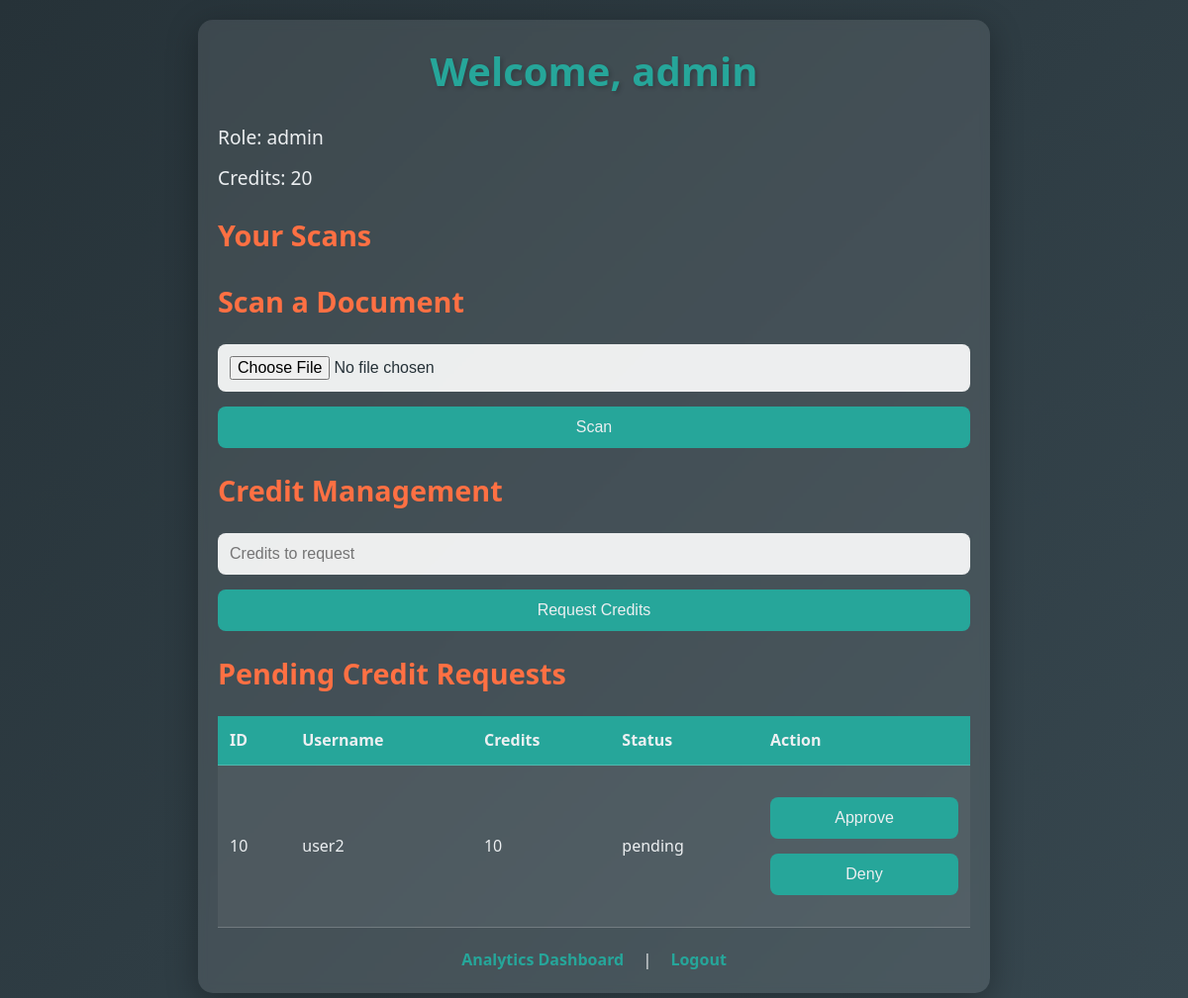
The page / (signed in) on the database its author committed.
### tables this page shows
CREATE TABLE users (
        id INTEGER PRIMARY KEY AUTOINCREMENT,
        username TEXT UNIQUE NOT NULL,
        password TEXT NOT NULL,
        role TEXT DEFAULT 'user',
        credits INTEGER DEFAULT 20,
        last_reset TEXT
    );

CREATE TABLE credit_requests (
        id INTEGER PRIMARY KEY AUTOINCREMENT,
        user_id INTEGER,
        requested_credits INTEGER,
        status TEXT DEFAULT 'pending'
    );

### app.py (the view)
@app.route('/')
def index():
    if 'username' not in session:
        return render_template('index.html', logged_in=False)
    conn = sqlite3.connect('database.db')
    c = conn.cursor()
    c.execute("SELECT username, credits, role FROM users WHERE username = ?", (session['username'],))
    user = c.fetchone()
    c.execute("SELECT filename, upload_date FROM documents WHERE user_id = (SELECT id FROM users WHERE username = ?)", (session['username'],))
    scans = c.fetchall()
    c.execute("SELECT cr.id, u.username, cr.requested_credits, cr.status FROM credit_requests cr JOIN users u ON cr.user_id = u.id WHERE cr.status = 'pending'")
    requests = c.fetchall() if user[2] == 'admin' else []
    conn.close()
    return render_template('index.html', logged_in=True, username=user[0], credits=user[1], role=user[2], scans=scans, requests=requests)

### app.py (called while the page is built)
def reset_credits():
    conn = sqlite3.connect('database.db')
    c = conn.cursor()
    c.execute("SELECT id, last_reset FROM users")
    users = c.fetchall()
    today = datetime.now().strftime('%Y-%m-%d')
    for user in users:
        last_reset = user[1] or '1970-01-01'
        if last_reset != today:
            c.execute("UPDATE users SET credits = 20, last_reset = ? WHERE id = ?", (today, user[0]))
    conn.commit()
    conn.close()

@app.before_request
def before_request():
    reset_credits()

### templates/index.html (shortened to what this page needs)
<!DOCTYPE html>
<html>
<head>
    <link rel="stylesheet" href="{{ url_for('static', filename='css/style.css') }}">
</head>
<body>
    <div class="container">
        {% if not logged_in %}
            <h1>Document Scanner</h1>
            <div id="auth-section">
                <h2>Login</h2>
                <form id="login-form">
                    <input type="text" name="username" placeholder="Username" required>
                    <input type="password" name="password" placeholder="Password" required>
                    <button type="submit">Login</button>
                </form>
                <p>Not registered? <a href="#" id="show-register">Sign Up</a></p>
                <div id="register-form" style="display: none;">
                    <h2>Register</h2>
                    <form id="register-submit">
                        <input type="text" name="username" placeholder="Username" required>
                        <input type="password" name="password" placeholder="Password" required>
                        <button type="submit">Register</button>
                    </form>
                    <p>Back to <a href="#" id="show-login">Login</a></p>
                </div>
            </div>
        {% else %}
            <h1>Welcome, {{ username }}</h1>
            <div class="profile-info">
                <p>Role: {{ role }}</p>
                <p>Credits: <span id="credits">{{ credits }}</span></p>
            </div>
            <h2>Your Scans</h2>
            <h2>Scan a Document</h2>
            <form id="scan-form" enctype="multipart/form-data">
                <input type="file" name="file" accept=".txt" required>
                <button type="submit">Scan</button>
            </form>
            <h2>Credit Management</h2>
            <form id="credit-request-form">
                <input type="number" name="credits" placeholder="Credits to request" min="1" required>
                <button type="submit">Request Credits</button>
            </form>
            {% if role == 'admin' %}
                <h2>Pending Credit Requests</h2>
                <table id="requests-table">
                    <tr><th>ID</th><th>Username</th><th>Credits</th><th>Status</th><th>Action</th></tr>
                    {% for req in requests %}
                        <tr>
                            <td>{{ req[0] }}</td>
                            <td>{{ req[1] }}</td>
                            <td>{{ req[2] }}</td>
                            <td>{{ req[3] }}</td>
                            <td>
                                <form class="admin-action" data-id="{{ req[0] }}">
                                    <button type="button" class="approve-btn">Approve</button>
                                    <button type="button" class="deny-btn">Deny</button>
                                </form>
                            </td>
                        </tr>
                    {% endfor %}
                </table>
            {% endif %}
            <div class="nav-links">
                {% if role == 'admin' %}<a href="/admin/analytics">Analytics Dashboard</a> | {% endif %}
                <a href="#" id="logout-link">Logout</a>
            </div>
        {% endif %}
    </div>
</body>
</html>

### static/css/style.css (style rules this page uses)
* { margin: 0; padding: 0; box-sizing: border-box; }
body { font-family: 'Segoe UI', Arial, sans-serif; background: linear-gradient(135deg, #263238, #37474F); color: #ECEFF1; line-height: 1.6; min-height: 100vh; padding: 20px; }
.container { max-width: 800px; margin: 0 auto; padding: 20px; background: rgba(255, 255, 255, 0.1); border-radius: 15px; box-shadow: 0 8px 32px rgba(0, 0, 0, 0.3); backdrop-filter: blur(5px); }
h1 { font-size: 2.5em; color: #26A69A; text-align: center; margin-bottom: 20px; text-shadow: 2px 2px 4px rgba(0, 0, 0, 0.2); }
h2 { font-size: 1.8em; color: #FF7043; margin: 20px 0 10px; }
form { display: flex; flex-direction: column; gap: 15px; margin: 20px 0; }
input[type="text"], input[type="password"], input[type="number"], input[type="file"] { padding: 12px; border: none; border-radius: 8px; background: rgba(255, 255, 255, 0.9); color: #263238; font-size: 1em; transition: all 0.3s ease; }
button { padding: 12px 20px; background: #26A69A; color: #ECEFF1; border: none; border-radius: 8px; font-size: 1em; cursor: pointer; transition: transform 0.2s, background 0.3s; }
a { color: #26A69A; text-decoration: none; font-weight: bold; transition: color 0.3s; }
.nav-links { margin-top: 20px; text-align: center; }
.nav-links a { margin: 0 15px; }
table { width: 100%; border-collapse: collapse; margin: 20px 0; background: rgba(255, 255, 255, 0.05); }
th, td { padding: 12px; text-align: left; border-bottom: 1px solid rgba(255, 255, 255, 0.2); }
th { background: #26A69A; color: #ECEFF1; }
td { color: #ECEFF1; }
.profile-info p { font-size: 1.2em; margin: 10px 0; }

### rows shown on the page
users: username "admin", role "admin"
credit_requests: id "10", username "user2", requested_credits "10", status "pending"

### other values the page prints
{{ credits }} "20"
